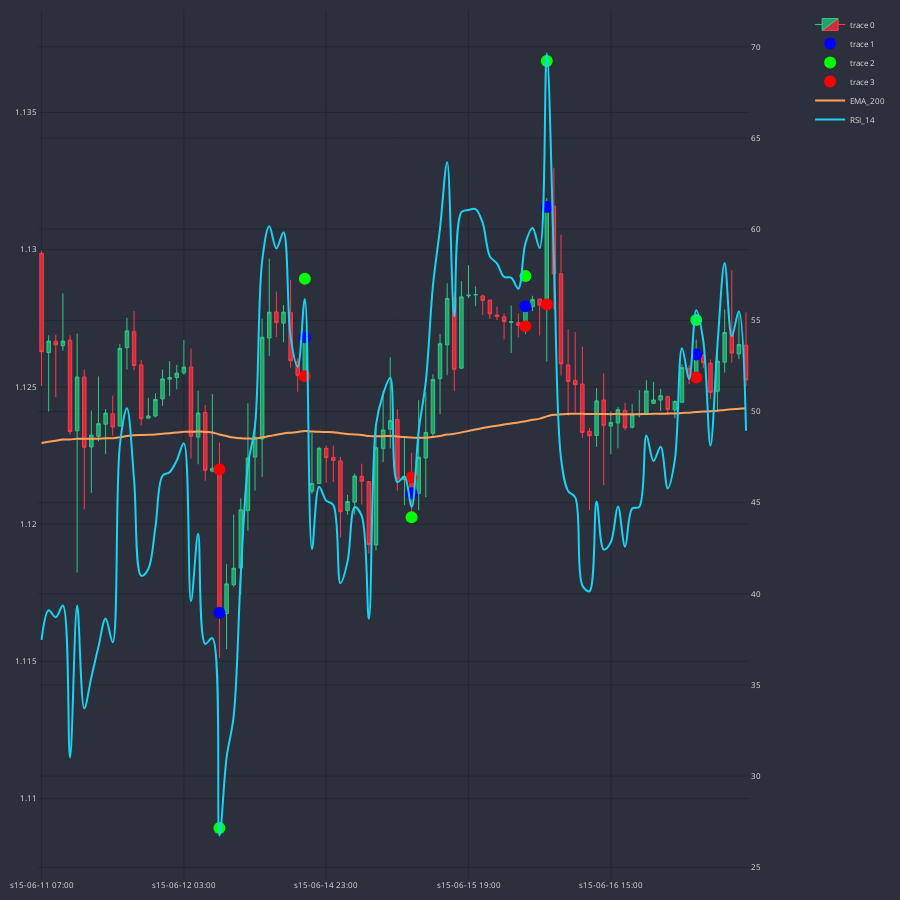

Source (notebook cell):
### Code cell
df_plot = df_slim.iloc[0:100]
cp = CandlePlot(df_plot, candles=True)

trades = cp.df_plot[cp.df_plot.SIGNAL != NONE]
markers = ["mid_c", "TP", "SL"]
marker_colors = ["#0000FF", "#00FF00", "#FF0000"]

for i in range(3):
    cp.fig.add_trace(go.Scatter(
        x = trades.sTime,
        y = trades[markers[i]],
        mode = "markers",
        marker=dict(color=marker_colors[i],size=12)
    ))

cp.show_plot(line_traces=["EMA_200"], sec_traces=["RSI_14"], height=250)
